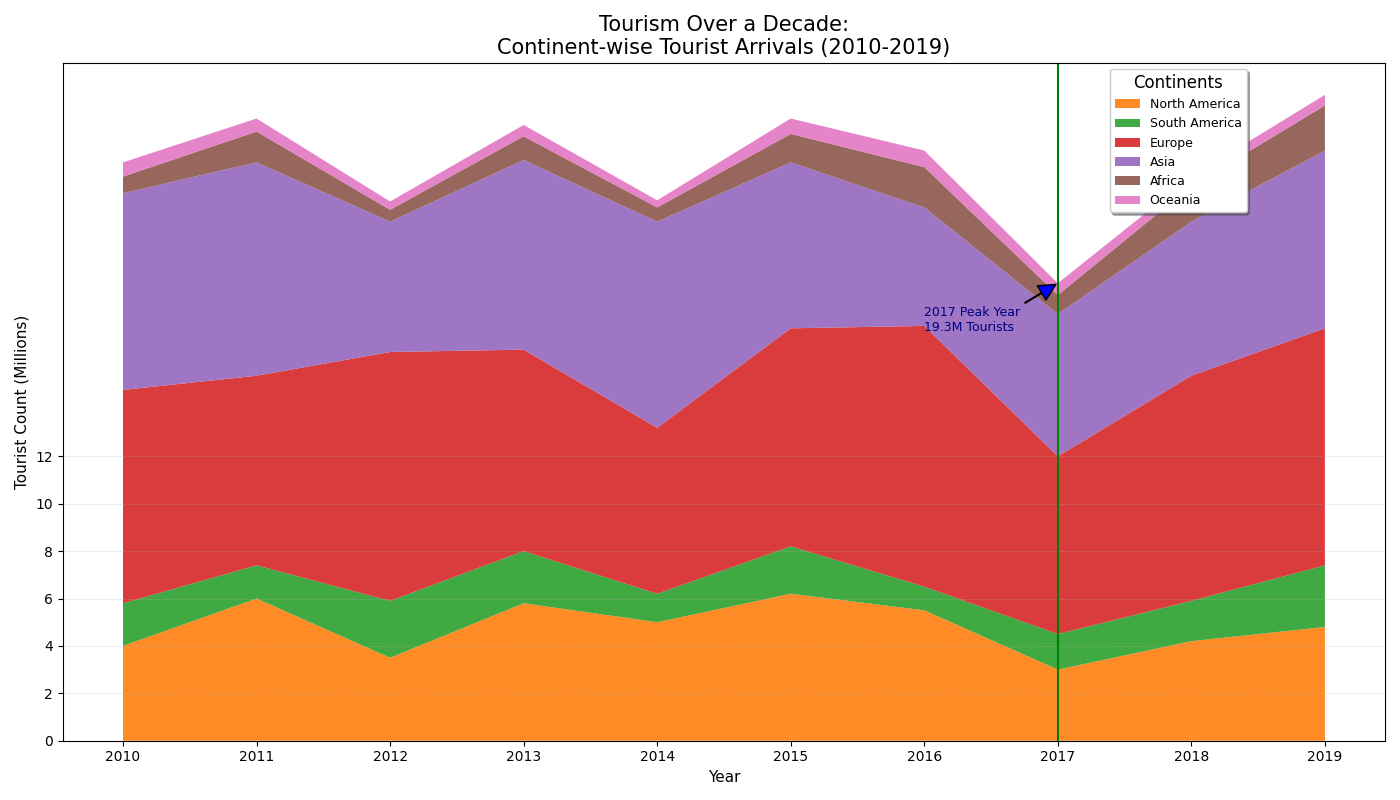

This figure's Python source:
import matplotlib.pyplot as plt
import numpy as np

years = np.arange(2010, 2020)
north_america = np.array([4, 6, 3.5, 5.8, 5, 6.2, 5.5, 3, 4.2, 4.8])
south_america = np.array([1.8, 1.4, 2.4, 2.2, 1.2, 2, 1, 1.5, 1.7, 2.6])
europe = np.array([9, 8, 10.5, 8.5, 7, 9.2, 11, 7.5, 9.5, 10])
asia = np.array([8.3, 9, 5.5, 8, 8.7, 7, 5, 6, 6.5, 7.5])
africa = np.array([0.7, 1.3, 0.5, 1, 0.6, 1.2, 1.7, 0.8, 1.5, 1.9])
oceania = np.array([0.6, 0.55, 0.35, 0.48, 0.3, 0.65, 0.7, 0.5, 0.4, 0.45])

tourism_data = np.vstack([north_america, south_america, europe, asia, africa, oceania])

fig, ax = plt.subplots(figsize=(14, 8))

# Changed color palette for variety
new_colors = ['#ff7f0e', '#2ca02c', '#d62728', '#9467bd', '#8c564b', '#e377c2']

# Altered marker styles and adjusted alpha
ax.stackplot(years, tourism_data, labels=['North America', 'South America', 'Europe', 'Asia', 'Africa', 'Oceania'], 
             colors=new_colors, alpha=0.9, linestyle=['-', '--', '-.', ':', '-', '--'])

# Adjusted title and label styles
ax.set_title("Tourism Over a Decade:\nContinent-wise Tourist Arrivals (2010-2019)", fontsize=15, fontweight='normal', loc='center')
ax.set_xlabel('Year', fontsize=11, weight='normal')
ax.set_ylabel('Tourist Count (Millions)', fontsize=11, weight='normal')

# Manually changed legend properties
ax.legend(loc='upper right', title='Continents', fontsize=9, bbox_to_anchor=(0.9, 1), title_fontsize='12', shadow=True)

# Modified grid line properties
ax.set_xticks(years)
ax.set_yticks(np.arange(0, 13, 2))
ax.yaxis.grid(True, linestyle=':', linewidth=0.7, alpha=0.6)

# Highlighted peak year with different stylistic arrow and annotation
peak_year = 2017
peak_value = np.sum(tourism_data[:, years == peak_year])
ax.axvline(x=peak_year, color='green', linestyle='-', lw=1.5)
ax.annotate(f'2017 Peak Year\n{peak_value}M Tourists', xy=(peak_year, peak_value), xytext=(peak_year-1, peak_value-2), 
            arrowprops=dict(facecolor='blue', shrink=0.05, width=0.5), fontsize=9, color='navy')

plt.tight_layout()
plt.show()
